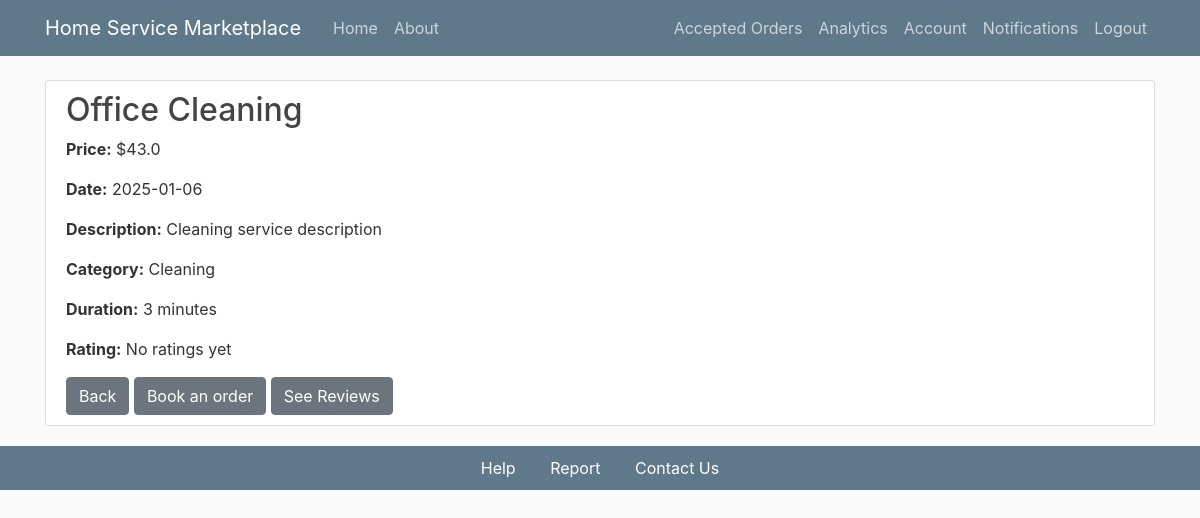
Page /service/2 (signed in) on the committed database.
### flaskapp/models.py (models this page shows, shortened)
class Service(db.Model):
    id = db.Column(db.Integer, primary_key=True)
    title = db.Column(db.String(100), nullable=False)
    description = db.Column(db.Text, nullable=False)
    date_posted = db.Column(db.DateTime, nullable=False, default=datetime.utcnow)
    user_id = db.Column(db.Integer, db.ForeignKey('user.id'), nullable=False)
    provider_id = db.Column(db.Integer, db.ForeignKey('service_provider.id'), nullable=False)
    ratings = db.Column(db.Integer, nullable=False)
    category_id = db.Column(db.Integer, db.ForeignKey('category.id'), nullable=False)
    duration = db.Column(db.Integer, nullable=False)
    ser_price = db.Column(db.Float, nullable=False)
    orders = db.relationship('Order', backref='linked_service', lazy=True)

class Category(db.Model):
    id = db.Column(db.Integer, primary_key=True)
    name = db.Column(db.String(50), unique=True, nullable=False)
    services = db.relationship('Service', backref='category', lazy=True)

### flaskapp/routes.py (the view)
@app.route("/service/<int:service_id>")
def servicedetails(service_id):
    details = Service.query.get_or_404(service_id)
    orders = Order.query.filter_by(ser_id=service_id).all()
    if orders:
        valid_ratings = [order.rate for order in orders if order.rate is not None]
        avg_rating = sum(valid_ratings) / len(valid_ratings) if valid_ratings else None
    else:
        avg_rating = None
    referrer = request.referrer  # Get the referrer URL
    return render_template('service_details.html', details=details, avg_rating=avg_rating, referrer=referrer)

### flaskapp/models.py (called while the page is built)
@login_manager.user_loader
def load_user(user_id):
    return User.query.get(int(user_id))

    @property
    def is_service_provider(self):
        return ServiceProvider.query.filter_by(id=self.id).first() is not None

### flaskapp/templates/service_details.html
{% extends "layout.html" %}
{% block content %}
    <div class="content-section">
        <h2>{{ details.title }}</h2>
        <p><strong>Price:</strong> ${{ details.ser_price }}</p>
        <p><strong>Date:</strong> {{ details.date_posted.strftime('%Y-%m-%d') }}</p>
        <p><strong>Description:</strong> {{ details.description }}</p>
        <p><strong>Category:</strong> {{ details.category.name }}</p>
        <p><strong>Duration:</strong> {{ details.duration }} minutes</p>
        {% if avg_rating is not none %}
        <p><strong>Rating:</strong> {{ avg_rating|round(1) }} / 5</p>
        {% else %}
        <p><strong>Rating:</strong> No ratings yet</p>
        {% endif %}
        <a href="{{ referrer or url_for('home') }}" class="btn btn-secondary">Back</a>
        <a href="{{ url_for('placeorder', service_id = details.id) }}" class="btn btn-secondary">Book an order</a>
        <a href="{{ url_for('view_reviews', service_id = details.id) }}" class="btn btn-secondary">See Reviews</a>
    </div>
{% endblock content %}

### flaskapp/static/main.css (style rules this page uses)
body { background: #fafafa; color: #333333; margin-top: 5rem; }
h1, h2, h3, h4, h5, h6 { color: #444444; }
.content-section { background: #ffffff; padding: 10px 20px; border: 1px solid #dddddd; border-radius: 3px; margin-bottom: 20px; }

### rows in the picture
Service: title "Office Cleaning", ser_price "43.0", date_posted "2025-01-06", description "Cleaning service description", duration "3"
Category: category.name "Cleaning"
